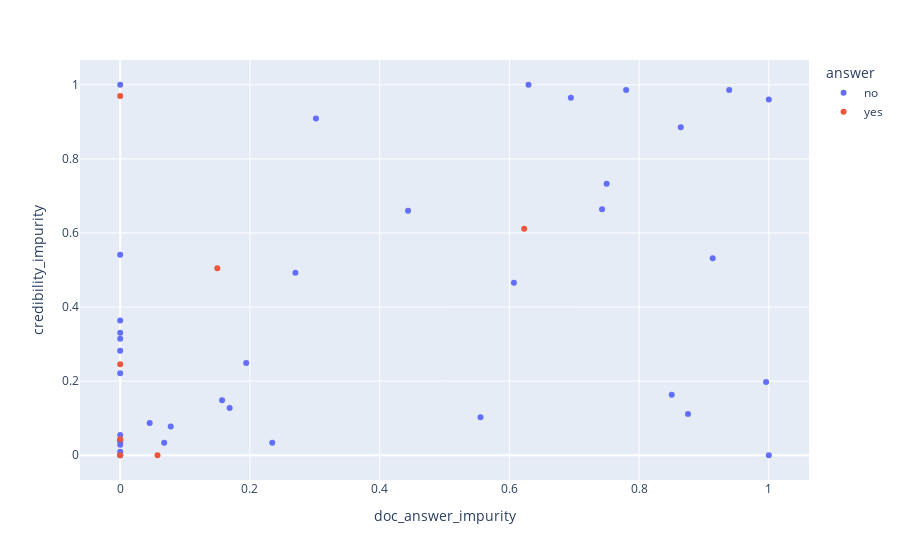

The cell this chart's notebook holds for it:
### Code cell
import plotly.express as px
fig = px.scatter(df, x="doc_answer_impurity",
                 y="credibility_impurity",
                 # size='count',
                 color="answer",
                 hover_data=[df.index, 'answer', 'count'],
                 hover_name='desc'
                 )
fig.show()

### Figure 1 — Plotly figure (JSON) as saved in the notebook; plotly's stock layout.template omitted (floating-point values rounded to 4 significant figures)
{"data": [{"customdata": [[1, "no", 436], [2, "no", 441], [3, "no", 409], [4, "no", 466], [5, "no", 405], [6, "no", 470], [7, "no", 509], [8, "no", 423], [9, "no", 494], [10, "no", 472], [11, "no", 431], [14, "no", 409], [16, "no", 460], [17, "no", 488], [18, "no", 443], [19, "no", 406], [20, "no", 479], [21, "no", 525], [22, "no", 455], [23, "no", 452], [25, "no", 512], [26, "no", 502], [27, "no", 479], [28, "no", 469], [29, "no", 472], [30, "no", 418], [31, "no", 458], [32, "no", 466], [36, "no", 571], [38, "no", 515], [40, "no", 431], [41, "no", 514], [42, "no", 520], [43, "no", 541], [44, "no", 452], [45, "no", 393], [47, "no", 478], [49, "no", 395], [50, "no", 431]], "hovertemplate": "<b>%{hovertext}</b><br><br>answer=%{customdata[1]}<br>doc_answer_impurity=%{x}<br>credibility_impurity=%{y}<br>topic.id=%{customdata[0]}<br>count=%{customdata[2]}<extra></extra>", "hovertext": ["Can vitamin D cure COVID-19?", "Can vitamin C cure COVID-19?", "Can BCG vaccine prevent COVID-19?", "Can ibuprofen worsen COVID-19?", "Can gargling salt water prevent COVID-19?", "Can Ginger cure COVID-19?", "Can 5G antennas cause COVID-19?", "Can herbal tea prevent COVID-19?", "Can convalescent plasma cure COVID-19?", "Can pneumococcal vaccine prevent COVID-19?", "Can female sex hormones prevent COVID-19?", "Can drinking cow urine cure COVID-19?", "Can vinegar prevent COVID-19?", "Can convalescent plasma cure COVID-19?", "Can lopinavir-ritonavir cure COVID-19?", "Can ayurveda cure COVID-19?", "Can exposure to UV light prevent COVID-19?", "Can black seed oil treat COVID-19?", "Can Tamiflu help COVID-19?", "Can burning neem leaves treat COVID-19?", "Can high temperatures and humidity prevent COVID-19?", "Can remdesivir cure COVID-19?", "Can turmeric treat COVID-19?", "Can a vegetarian diet prevent COVID-19?", "Can getting a flu shot prevent COVID-19?", "Can ACE and ARBs worsen COVID-19?", "Can smoking prevent COVID-19?", "Can having type O blood prevent COVID-19", "Can Cannabis help COVID-19?", "Can monoclonal antibodies cure COVID-19?", "Can breast milk prevent COVID-19?", "Can Hib vaccine prevent COVID-19?", "Can inhalers help COVID-19?", "Can Omega-3 prevent COVID-19?", "Can IVIG cure COVID-19?", "Can remestemcel-l cure COVID-19?", "Can Homemade Vodka Sanitizer prevent COVID-19?", "Can Echinacea prevent COVID-19?", "Can drinking lemon water prevent COVID-19?"], "legendgroup": "no", "marker": {"color": "#636efa", "symbol": "circle"}, "mode": "markers", "name": "no", "orientation": "v", "showlegend": true, "type": "scatter", "x": [0.2702, 0.607, 0.0, 0.2344, 0.0, 0.8643, 0.7429, 0.157, 0.6295, 0.04545, 0.0, 0.6948, 0.06778, 0.0, 0.1687, 0.9958, 0.78, 0.0, 0.5556, 0.0, 0.8503, 0.0, 0.8754, 1.0, 0.0, 0.3017, 0.75, 0.0, 0.0, 0.0, 0.9135, 0.07789, 0.0, 1.0, 0.0, 0.0, 0.1942, 0.939, 0.4438], "xaxis": "x", "y": [0.4924, 0.4654, 0.3147, 0.03347, 0.282, 0.8855, 0.664, 0.1486, 0.9997, 0.08691, 0.03809, 0.9648, 0.0339, 0.009281, 0.1275, 0.1977, 0.986, 0.5411, 0.1025, 0.2215, 0.1632, 0.05491, 0.111, 0.0, 0.02817, 0.9086, 0.7331, 0.04081, 0.3636, 1.0, 0.5319, 0.07789, 0.0, 0.96, 0.3306, 0.0, 0.2489, 0.9858, 0.6597], "yaxis": "y"}, {"customdata": [[12, "yes", 18], [13, "yes", 505], [15, "yes", 611], [24, "yes", 534], [34, "yes", 551], [37, "yes", 537], [39, "yes", 500]], "hovertemplate": "<b>%{hovertext}</b><br><br>answer=%{customdata[1]}<br>doc_answer_impurity=%{x}<br>credibility_impurity=%{y}<br>topic.id=%{customdata[0]}<br>count=%{customdata[2]}<extra></extra>", "hovertext": ["Can dextromethorphan worsen COVID-19?", "Can wearing masks prevent COVID-19?", "Can social distancing prevent COVID-19?", "Can drinking alcohol worsen COVID-19?", "Can handwashing prevent COVID-19?", "Can Hydroxychloroquine worsen COVID-19?", "Can bleach prevent COVID-19?"], "legendgroup": "yes", "marker": {"color": "#EF553B", "symbol": "circle"}, "mode": "markers", "name": "yes", "orientation": "v", "showlegend": true, "type": "scatter", "x": [0.0, 0.6228, 0.1498, 0.0, 0.0, 0.0, 0.05754], "xaxis": "x", "y": [0.0, 0.6116, 0.5048, 0.9698, 0.2456, 0.04347, 0.0], "yaxis": "y"}], "layout": {"legend": {"title": {"text": "answer"}, "tracegroupgap": 0}, "margin": {"t": 60}, "xaxis": {"anchor": "y", "domain": [0.0, 1.0], "title": {"text": "doc_answer_impurity"}}, "yaxis": {"anchor": "x", "domain": [0.0, 1.0], "title": {"text": "credibility_impurity"}}}}
